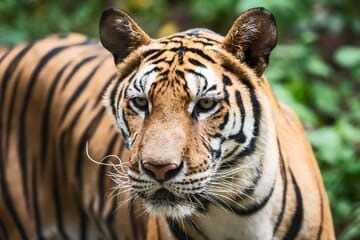
#> input picture pertemuan 5/macan.jpg, 360 x 240 px
$ python 'main5 4.py'
#> lines starting #> are read from the running program, lines starting #| are printed output that depends on the picture; after the words box and inside, x2 and y2 are one past the last pixel; in counts of white or black regions, pixels touching at a corner belong together
import cv2
import numpy as np

#membaca gambar
image = cv2.imread('macan.jpg')
#> image is the input picture: shape (240, 360, 3); mean B, G, R 86.2, 112, 121.2
gray = cv2.cvtColor(image, cv2.COLOR_BGR2GRAY)
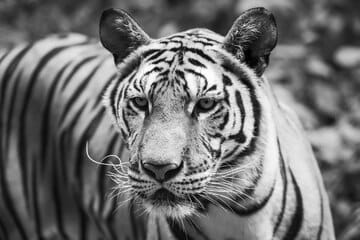
#> gray: shape (240, 360); min 0, max 255, mean 111.8

#thresholding
ret, thresh = cv2.threshold(gray, 0, 225, cv2.THRESH_BINARY_INV + cv2.THRESH_OTSU)
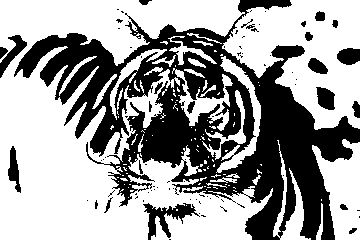
#> thresh: shape (240, 360); values 0 (black) and 225 (white), 62% white; 84 black regions (61 under 20 px), largest, box (x1, y1, x2, y2) and area: (14, 0, 360, 240) 29650, (143, 203, 200, 240) 754, (0, 35, 27, 78) 373
#> ret = 125

#noise removal
kernel = np.ones((3, 3), np.uint8)
opening = cv2.morphologyEx(thresh, cv2.MORPH_OPEN, kernel, iterations=2)
#> opening: shape (240, 360); values 0 (black) and 225 (white), 55.3% white; 31 black regions (16 under 20 px), largest, box (x1, y1, x2, y2) and area: (0, 0, 360, 240) 36073, (143, 199, 206, 240) 930, (316, 87, 335, 110) 320

#dilasi untuk menonjolkan latar belakang
sure_bg = cv2.dilate(opening, kernel, iterations=3)
#> sure_bg: shape (240, 360); values 0 (black) and 225 (white), 71.9% white; 18 black regions (7 under 20 px), largest, box (x1, y1, x2, y2) and area: (15, 29, 360, 240) 23299, (152, 206, 192, 234) 269, (242, 0, 288, 11) 206

#menghitung jarak dari foreground
dist_transform = cv2.distanceTransform(opening, cv2.DIST_L2, 5)
ret, sure_fg = cv2.threshold(dist_transform, 0.7 * dist_transform.max(), 255, 0)
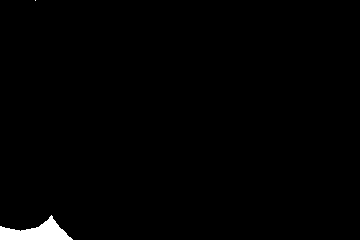
#> sure_fg: shape (240, 360) float32; 1.1% white; 2 white regions (1 under 20 px), largest, box (x1, y1, x2, y2) and area: (0, 215, 73, 240) 923
#> ret = 38.04

#menandai area yang tidak jelas (unknown region)
sure_fg = np.uint8(sure_fg)
unknown = cv2.subtract(sure_bg, sure_fg)
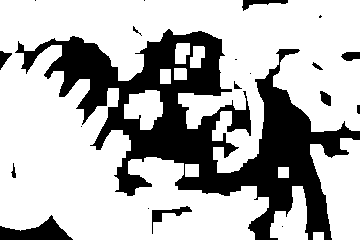
#> unknown: shape (240, 360); values 0 (black) and 225 (white), 70.8% white; 20 black regions (8 under 20 px), largest, box (x1, y1, x2, y2) and area: (15, 29, 360, 240) 23299, (0, 215, 73, 240) 923, (152, 206, 192, 234) 269

#memamdai komponen yang terhubung
ret, markers = cv2.connectedComponents(sure_fg)
#> markers: shape (240, 360) int32; 3 distinct labels, from 0 to 2
#> ret = 3

#menambahkan satu untuk memastikan latar belakang tidak 0
markers = markers + 1
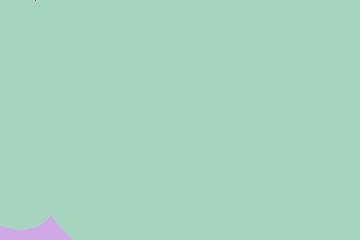
#> markers: shape (240, 360) int32; 3 distinct labels, from 1 to 3; one colour per label, 0 black
markers[unknown == 255] = 0

#menerapkan algoritma watershed
markers = cv2.watershed(image, markers)
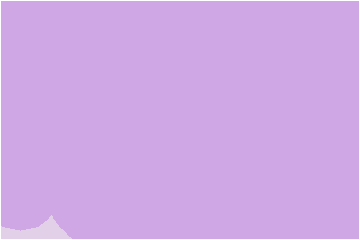
#> markers: shape (240, 360) int32; 3 distinct labels, from -1 to 3; one colour per label, 0 black, -1 white
image[markers == -1] = [255, 0, 0]
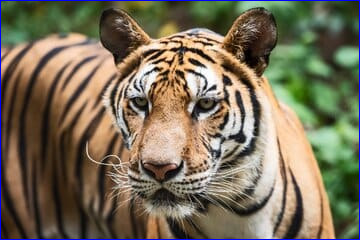
#> image: shape (240, 360, 3); 1.38% of pixels changed, all inside (x1, y1, x2, y2) = (0, 0, 360, 240)

#menampilkan hasil
cv2.imshow('Watershed Sementation', image)
cv2.waitKey(0)
cv2.destroyAllWindows()
